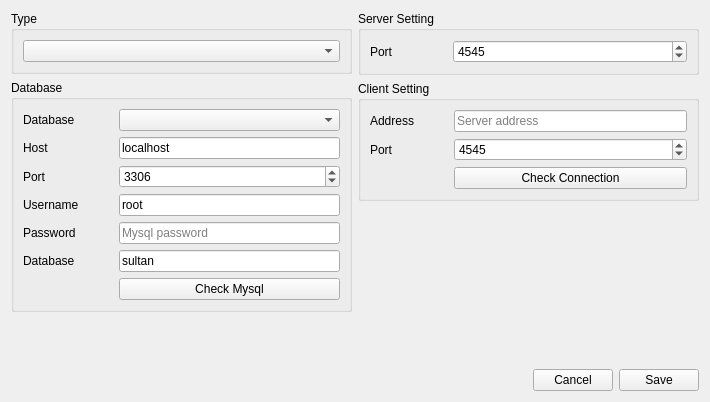
<?xml version="1.0" encoding="UTF-8"?>
<ui version="4.0">
 <class>SettingDialog</class>
 <widget class="QDialog" name="SettingDialog">
  <property name="geometry">
   <rect>
    <x>0</x>
    <y>0</y>
    <width>710</width>
    <height>402</height>
   </rect>
  </property>
  <property name="windowTitle">
   <string>Application Setting</string>
  </property>
  <layout class="QVBoxLayout" name="verticalLayout_3">
   <item>
    <layout class="QHBoxLayout" name="horizontalLayout_2">
     <property name="topMargin">
      <number>0</number>
     </property>
     <item>
      <layout class="QVBoxLayout" name="verticalLayout_4">
       <property name="topMargin">
        <number>0</number>
       </property>
       <property name="bottomMargin">
        <number>0</number>
       </property>
       <item>
        <widget class="QGroupBox" name="groupBox">
         <property name="title">
          <string>Type</string>
         </property>
         <layout class="QVBoxLayout" name="verticalLayout_2">
          <item>
           <widget class="QComboBox" name="comboType"/>
          </item>
         </layout>
        </widget>
       </item>
       <item>
        <widget class="QGroupBox" name="groupMysql">
         <property name="title">
          <string>Database</string>
         </property>
         <layout class="QFormLayout" name="formLayout">
          <property name="horizontalSpacing">
           <number>40</number>
          </property>
          <item row="1" column="0">
           <widget class="QLabel" name="label">
            <property name="text">
             <string notr="true">Host</string>
            </property>
           </widget>
          </item>
          <item row="1" column="1">
           <widget class="QLineEdit" name="lineEditHost">
            <property name="inputMask">
             <string/>
            </property>
            <property name="text">
             <string notr="true">localhost</string>
            </property>
            <property name="placeholderText">
             <string notr="true">Myqsl host</string>
            </property>
           </widget>
          </item>
          <item row="2" column="0">
           <widget class="QLabel" name="label_2">
            <property name="text">
             <string notr="true">Port</string>
            </property>
           </widget>
          </item>
          <item row="2" column="1">
           <widget class="QSpinBox" name="spinBoxPort">
            <property name="minimum">
             <number>1</number>
            </property>
            <property name="maximum">
             <number>65000</number>
            </property>
            <property name="value">
             <number>3306</number>
            </property>
           </widget>
          </item>
          <item row="3" column="0">
           <widget class="QLabel" name="label_3">
            <property name="text">
             <string notr="true">Username</string>
            </property>
           </widget>
          </item>
          <item row="3" column="1">
           <widget class="QLineEdit" name="lineEditUsername">
            <property name="inputMask">
             <string>root</string>
            </property>
            <property name="text">
             <string notr="true">root</string>
            </property>
            <property name="placeholderText">
             <string notr="true">Mysql username</string>
            </property>
           </widget>
          </item>
          <item row="4" column="0">
           <widget class="QLabel" name="label_4">
            <property name="text">
             <string notr="true">Password</string>
            </property>
           </widget>
          </item>
          <item row="4" column="1">
           <widget class="QLineEdit" name="lineEditPassword">
            <property name="text">
             <string notr="true"/>
            </property>
            <property name="echoMode">
             <enum>QLineEdit::Password</enum>
            </property>
            <property name="placeholderText">
             <string notr="true">Mysql password</string>
            </property>
           </widget>
          </item>
          <item row="5" column="0">
           <widget class="QLabel" name="label_5">
            <property name="text">
             <string notr="true">Database</string>
            </property>
           </widget>
          </item>
          <item row="5" column="1">
           <widget class="QLineEdit" name="lineEditDatabase">
            <property name="inputMask">
             <string/>
            </property>
            <property name="text">
             <string notr="true">sultan</string>
            </property>
            <property name="placeholderText">
             <string notr="true">Mysql database</string>
            </property>
           </widget>
          </item>
          <item row="6" column="1">
           <widget class="QPushButton" name="pushCheckMysql">
            <property name="text">
             <string>Check Mysql</string>
            </property>
            <property name="autoDefault">
             <bool>false</bool>
            </property>
           </widget>
          </item>
          <item row="0" column="0">
           <widget class="QLabel" name="label_9">
            <property name="text">
             <string notr="true">Database</string>
            </property>
           </widget>
          </item>
          <item row="0" column="1">
           <widget class="QComboBox" name="comboDatabase"/>
          </item>
         </layout>
        </widget>
       </item>
       <item>
        <spacer name="verticalSpacer">
         <property name="orientation">
          <enum>Qt::Vertical</enum>
         </property>
         <property name="sizeHint" stdset="0">
          <size>
           <width>20</width>
           <height>40</height>
          </size>
         </property>
        </spacer>
       </item>
      </layout>
     </item>
     <item>
      <layout class="QVBoxLayout" name="verticalLayout_5">
       <property name="leftMargin">
        <number>0</number>
       </property>
       <property name="bottomMargin">
        <number>20</number>
       </property>
       <item>
        <widget class="QGroupBox" name="groupServer">
         <property name="title">
          <string>Server Setting</string>
         </property>
         <layout class="QFormLayout" name="formLayout_2">
          <property name="horizontalSpacing">
           <number>60</number>
          </property>
          <item row="0" column="0">
           <widget class="QLabel" name="label_6">
            <property name="text">
             <string>Port</string>
            </property>
           </widget>
          </item>
          <item row="0" column="1">
           <widget class="QSpinBox" name="spinBoxServerPort">
            <property name="minimum">
             <number>1</number>
            </property>
            <property name="maximum">
             <number>65000</number>
            </property>
            <property name="value">
             <number>4545</number>
            </property>
           </widget>
          </item>
         </layout>
        </widget>
       </item>
       <item>
        <widget class="QGroupBox" name="groupClient">
         <property name="title">
          <string>Client Setting</string>
         </property>
         <layout class="QFormLayout" name="formLayout_3">
          <property name="horizontalSpacing">
           <number>40</number>
          </property>
          <item row="0" column="0">
           <widget class="QLabel" name="label_7">
            <property name="text">
             <string>Address</string>
            </property>
           </widget>
          </item>
          <item row="1" column="0">
           <widget class="QLabel" name="label_8">
            <property name="text">
             <string notr="true">Port</string>
            </property>
           </widget>
          </item>
          <item row="0" column="1">
           <widget class="QLineEdit" name="lineEditClientAddress">
            <property name="placeholderText">
             <string>Server address</string>
            </property>
           </widget>
          </item>
          <item row="1" column="1">
           <widget class="QSpinBox" name="spinBoxClientPort">
            <property name="minimum">
             <number>1</number>
            </property>
            <property name="maximum">
             <number>65000</number>
            </property>
            <property name="value">
             <number>4545</number>
            </property>
           </widget>
          </item>
          <item row="2" column="1">
           <widget class="QPushButton" name="pushCheckConnection">
            <property name="text">
             <string>Check Connection</string>
            </property>
            <property name="autoDefault">
             <bool>false</bool>
            </property>
           </widget>
          </item>
         </layout>
        </widget>
       </item>
       <item>
        <spacer name="verticalSpacer_2">
         <property name="orientation">
          <enum>Qt::Vertical</enum>
         </property>
         <property name="sizeHint" stdset="0">
          <size>
           <width>20</width>
           <height>40</height>
          </size>
         </property>
        </spacer>
       </item>
      </layout>
     </item>
    </layout>
   </item>
   <item>
    <layout class="QHBoxLayout" name="horizontalLayout">
     <item>
      <spacer name="horizontalSpacer">
       <property name="orientation">
        <enum>Qt::Horizontal</enum>
       </property>
       <property name="sizeHint" stdset="0">
        <size>
         <width>40</width>
         <height>20</height>
        </size>
       </property>
      </spacer>
     </item>
     <item>
      <widget class="QPushButton" name="pushCancel">
       <property name="text">
        <string>Cancel</string>
       </property>
       <property name="autoDefault">
        <bool>false</bool>
       </property>
      </widget>
     </item>
     <item>
      <widget class="QPushButton" name="pushSave">
       <property name="text">
        <string>Save</string>
       </property>
       <property name="autoDefault">
        <bool>false</bool>
       </property>
      </widget>
     </item>
    </layout>
   </item>
  </layout>
 </widget>
 <tabstops>
  <tabstop>comboType</tabstop>
  <tabstop>comboDatabase</tabstop>
  <tabstop>lineEditHost</tabstop>
  <tabstop>spinBoxPort</tabstop>
  <tabstop>lineEditUsername</tabstop>
  <tabstop>lineEditPassword</tabstop>
  <tabstop>lineEditDatabase</tabstop>
  <tabstop>pushCheckMysql</tabstop>
  <tabstop>spinBoxServerPort</tabstop>
  <tabstop>lineEditClientAddress</tabstop>
  <tabstop>spinBoxClientPort</tabstop>
  <tabstop>pushCheckConnection</tabstop>
  <tabstop>pushSave</tabstop>
  <tabstop>pushCancel</tabstop>
 </tabstops>
 <resources/>
 <connections/>
</ui>
